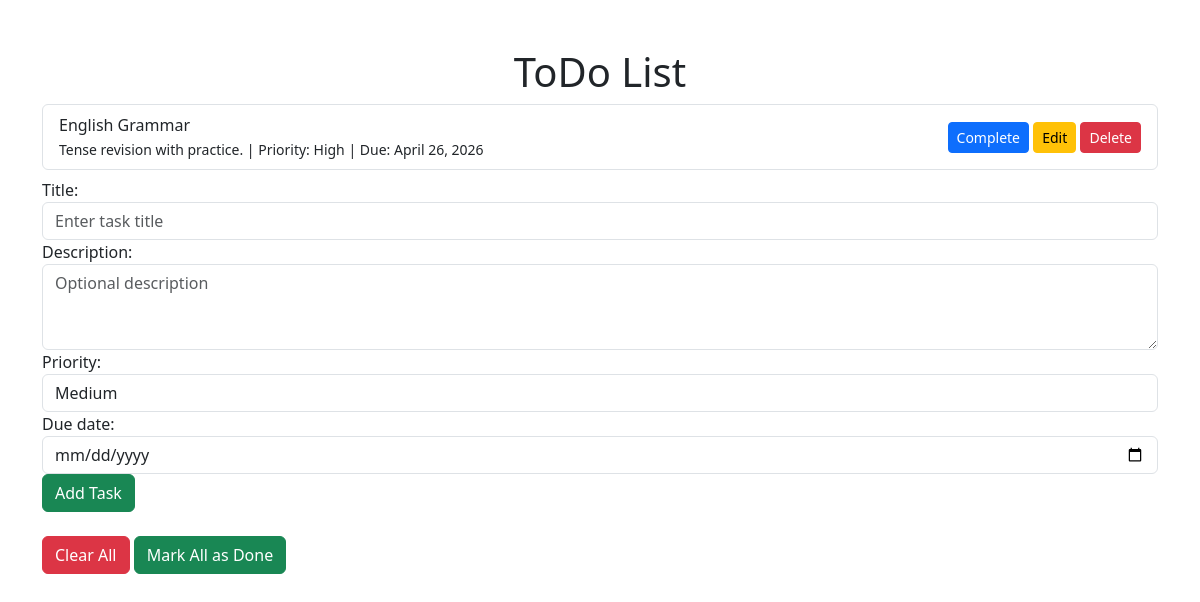
Before: / (signed in) with the older database file.
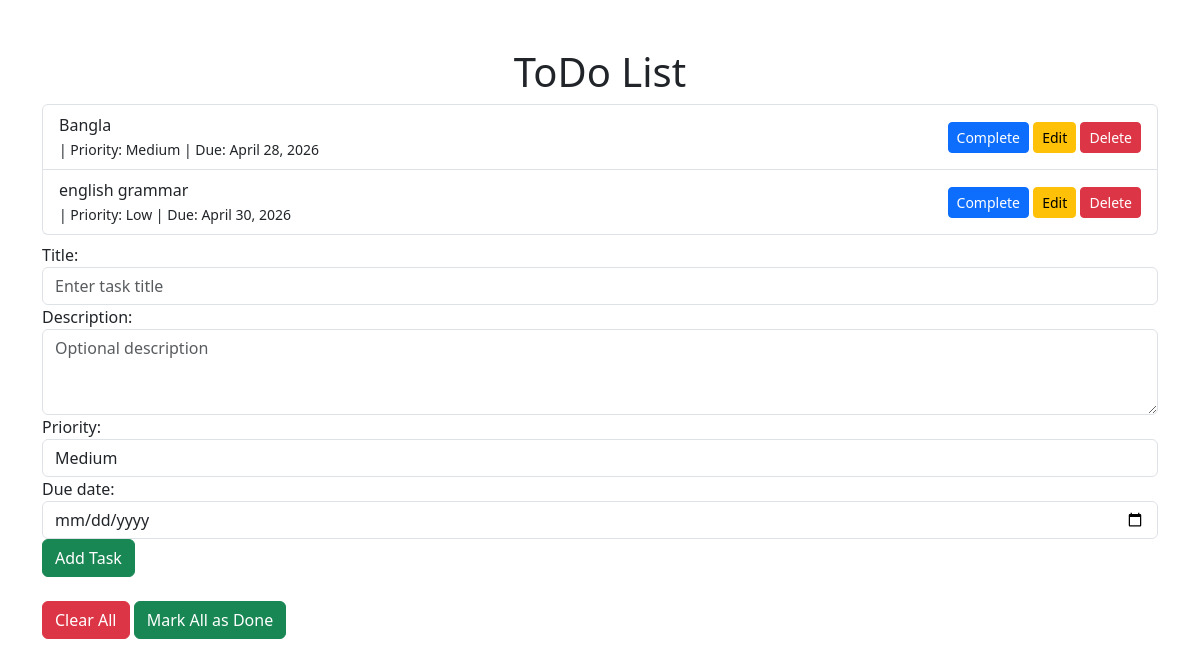
After: the same page with the newer database file.
### todo/models.py (models this page shows, shortened)
class Task(models.Model):
    PRIORITY_CHOICES = [
        ('L', 'Low'),
        ('M', 'Medium'),
        ('H', 'High')
    ]
    user = models.ForeignKey(
        settings.AUTH_USER_MODEL,
        on_delete=models.CASCADE,
        related_name='tasks',
        null=True, blank=True)
    title = models.CharField(max_length=200)
    description = models.TextField(blank=True)
    completed = models.BooleanField(default=False)
    priority = models.CharField(max_length=10, choices=PRIORITY_CHOICES, default='M')
    due_date = models.DateField(null=True, blank=True)
    created_at= models.DateTimeField(auto_now_add=True)
    updated_at= models.DateTimeField(auto_now=True)

### todo/views.py (the view)
# urls.py: path('', task_list, name='task_list'),
@login_required
def task_list(request):
    tasks = Task.objects.filter(user=request.user).order_by('-created_at')  # pylint: disable=no-member
    form = TaskForm()
    context = {
        'tasks': tasks,
        'form': form
    }
    return render(request, 'todo/task_list.html', context)

### todo/forms.py (shortened to what this page needs)
class TaskForm(forms.ModelForm):
    class Meta:
        model = Task
        fields = ['title', 'description', 'priority', 'due_date']
        widgets = {
            'title': forms.TextInput(attrs={
                'class': 'form-control',
                'placeholder': 'Enter task title'
            }),
            'description': forms.Textarea(attrs={
                'class': 'form-control',
                'rows': 3,
                'placeholder': 'Optional description'
            }),
            'priority': forms.Select(attrs={
                'class': 'form-control'
            }),
            'due_date': forms.DateInput(attrs={
                'class': 'form-control',
                'type': 'date'
            }),
        }

### todo/templates/todo/task_list.html (shortened to what this page needs)
{% extends "base.html" %}
{% block content %}
<h1 class="mb-2 text-center">ToDo List</h1>
<ul class="list-group mb-2">
    {% for task in tasks %}
        <li class="list-group-item d-flex justify-content-between align-items-center">
            <div>
                <span class="{% if task.completed %}text-muted text-decoration-line-through{% endif %}">
                    {{ task.title }}
                </span><br>
                <small>
                    {{ task.description }} |
                    Priority: {{ task.get_priority_display }} |
                    {% if task.due_date %}Due: {{ task.due_date }}{% endif %}
                </small>
            </div>
            <div>
                <form method="post" action="{% url 'complete_task' task.id %}" style="display:inline;">
                    <button class="btn btn-sm btn-primary">
                        {% if task.completed %}Undo{% else %}Complete{% endif %}
                    </button>
                </form>
                <a href="{% url 'update_task' task.id %}" class="btn btn-sm btn-warning">
                    Edit
                </a>
                <form method="post" action="{% url 'delete_task' task.id %}" style="display:inline;">
                    <button class="btn btn-sm btn-danger">Delete</button>
                </form>
            </div>
        </li>
    {% empty %}
        <li class="list-group-item text-center text-muted">
            No tasks yet.
        </li>
    {% endfor %}
</ul>
<form method="post" action="{% url 'add_task' %}">
    <div class="form-group">
        {{ form.title.label_tag }}
        {{ form.title }}
    </div>
    <div class="form-group">
        {{ form.description.label_tag }}
        {{ form.description }}
    </div>
    <div class="form-group">
        {{ form.priority.label_tag }}
        {{ form.priority }}
    </div>
    <div class="form-group">
        {{ form.due_date.label_tag }}
        {{ form.due_date }}
    </div>
    <button type="submit" class="btn btn-success">Add Task</button>
</form>
<div class="mt-4">
    <form method="post" action="{% url 'task_bulk_action' %}">
        <button type="submit" name="action" value="clear_all" class="btn btn-danger">
            Clear All
        </button>
        <button type="submit" name="action" value="mark_all_done" class="btn btn-success">
            Mark All as Done
        </button>
    </form>
</div>
{% endblock %}

### templates/base.html (shortened to what this page needs)
<!DOCTYPE html>
<html lang="en">
<head>
    <link rel="stylesheet"
          href="https://cdn.jsdelivr.net/npm/bootstrap@5.3.8/dist/css/bootstrap.min.css">
</head>
<body>
<div class="container mt-5">
    {% block content %}
    {% endblock %}
</body>
</html>

Changed rows visible on the page:
added Task: title "Bangla", priority "Medium", due_date "April 28, 2026", completed "Complete"
changed Task: title "English Grammar" → "english grammar"; priority "High" → "Low"; due_date "April 26, 2026" → "April 30, 2026"; description "Tense revision with practice." → (not shown)
